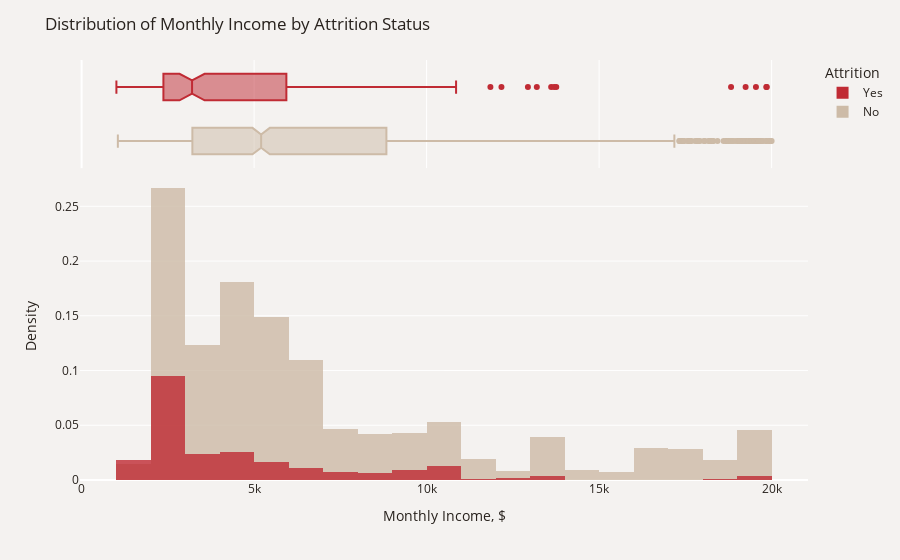

The code cell stored with this chart in its notebook:
### Markdown cell above
Managers and Research Directors have the highest average salaries, 
while Laboratory Technicians and Sales Representatives have the lowest.

### Code cell
plot_df=data.sort_values(by="Attrition")
fig=px.histogram(plot_df, x='MonthlyIncome', color='Attrition', 
                 opacity=0.8, histnorm='density', barmode='overlay', marginal='box',
                 color_discrete_map={'Yes': '#C02B34','No': '#CDBBA7'})
fig.update_layout(title_text='Distribution of Monthly Income by Attrition Status',
                  xaxis_title='Monthly Income, $', yaxis_title='Density',font_color='#28221D',
                  paper_bgcolor='#F4F2F0', plot_bgcolor='#F4F2F0', legend_traceorder='reversed')
fig.show()

### Figure 1 — Plotly figure (JSON) as saved in the notebook; plotly's stock layout.template omitted (floating-point values rounded to 4 significant figures; data arrays with more than 128 entries replaced by an {"elided": "..."} marker saying what was removed)
{"data": [{"alignmentgroup": "True", "bingroup": "x", "histnorm": "density", "hovertemplate": "Attrition=No<br>MonthlyIncome=%{x}<br>density=%{y}<extra></extra>", "legendgroup": "No", "marker": {"color": "#CDBBA7", "opacity": 0.8, "pattern": {"shape": ""}}, "name": "No", "offsetgroup": "No", "orientation": "v", "showlegend": true, "type": "histogram", "x": {"elided": "1233 int values"}, "xaxis": "x", "yaxis": "y"}, {"alignmentgroup": "True", "hovertemplate": "Attrition=No<br>MonthlyIncome=%{x}<extra></extra>", "legendgroup": "No", "marker": {"color": "#CDBBA7"}, "name": "No", "notched": true, "offsetgroup": "No", "showlegend": false, "type": "box", "x": {"elided": "1233 int values"}, "xaxis": "x2", "yaxis": "y2"}, {"alignmentgroup": "True", "bingroup": "x", "histnorm": "density", "hovertemplate": "Attrition=Yes<br>MonthlyIncome=%{x}<br>density=%{y}<extra></extra>", "legendgroup": "Yes", "marker": {"color": "#C02B34", "opacity": 0.8, "pattern": {"shape": ""}}, "name": "Yes", "offsetgroup": "Yes", "orientation": "v", "showlegend": true, "type": "histogram", "x": {"elided": "237 int values"}, "xaxis": "x", "yaxis": "y"}, {"alignmentgroup": "True", "hovertemplate": "Attrition=Yes<br>MonthlyIncome=%{x}<extra></extra>", "legendgroup": "Yes", "marker": {"color": "#C02B34"}, "name": "Yes", "notched": true, "offsetgroup": "Yes", "showlegend": false, "type": "box", "x": {"elided": "237 int values"}, "xaxis": "x2", "yaxis": "y2"}], "layout": {"barmode": "overlay", "font": {"color": "#28221D"}, "legend": {"title": {"text": "Attrition"}, "tracegroupgap": 0, "traceorder": "reversed"}, "margin": {"t": 60}, "paper_bgcolor": "#F4F2F0", "plot_bgcolor": "#F4F2F0", "title": {"text": "Distribution of Monthly Income by Attrition Status"}, "xaxis": {"anchor": "y", "domain": [0, 1], "title": {"text": "Monthly Income, $"}}, "xaxis2": {"anchor": "y2", "domain": [0, 1], "matches": "x", "showgrid": true, "showticklabels": false}, "yaxis": {"anchor": "x", "domain": [0, 0.7326], "title": {"text": "Density"}}, "yaxis2": {"anchor": "x2", "domain": [0.7426, 1], "matches": "y2", "showgrid": false, "showline": false, "showticklabels": false, "ticks": ""}}}
